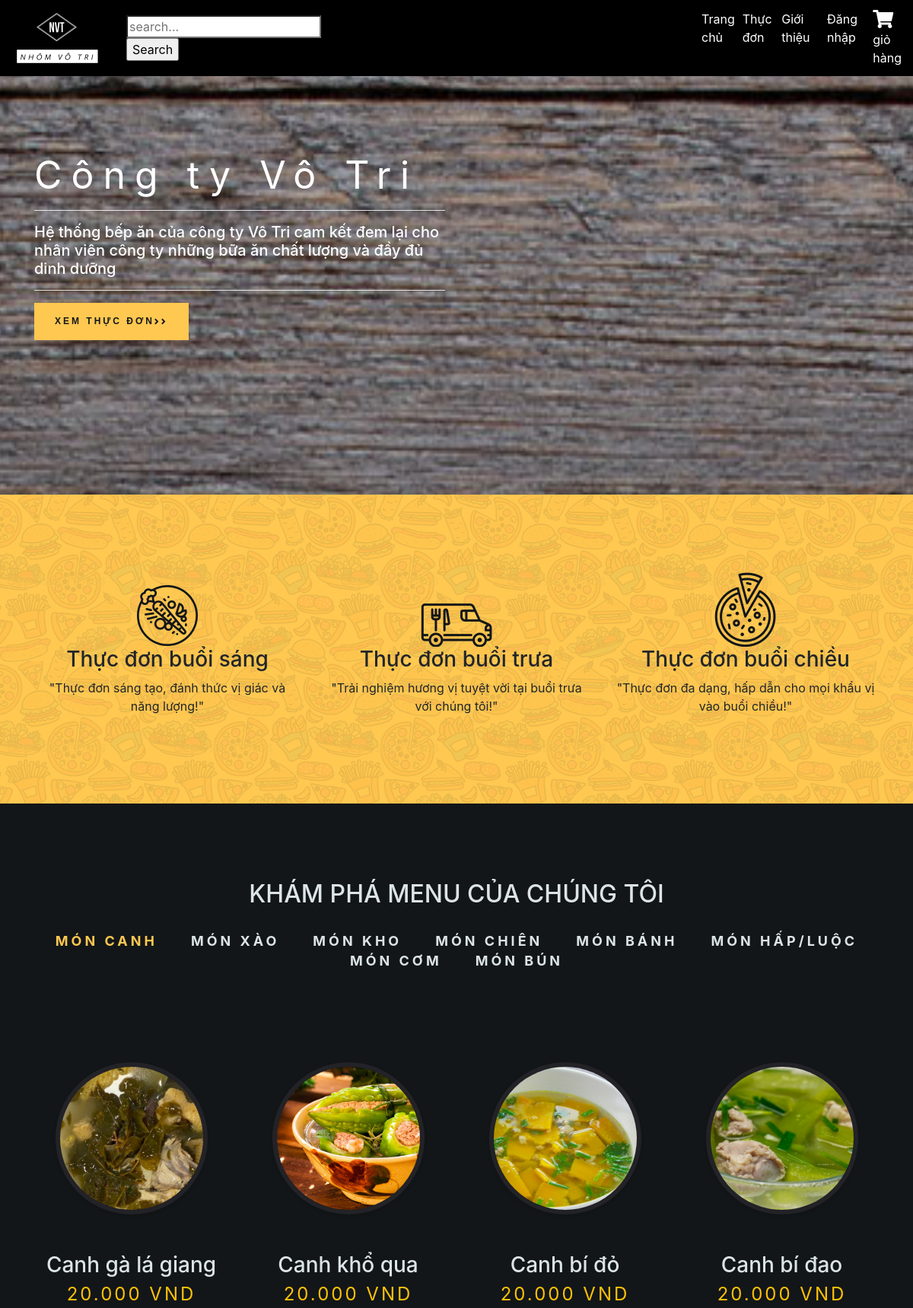
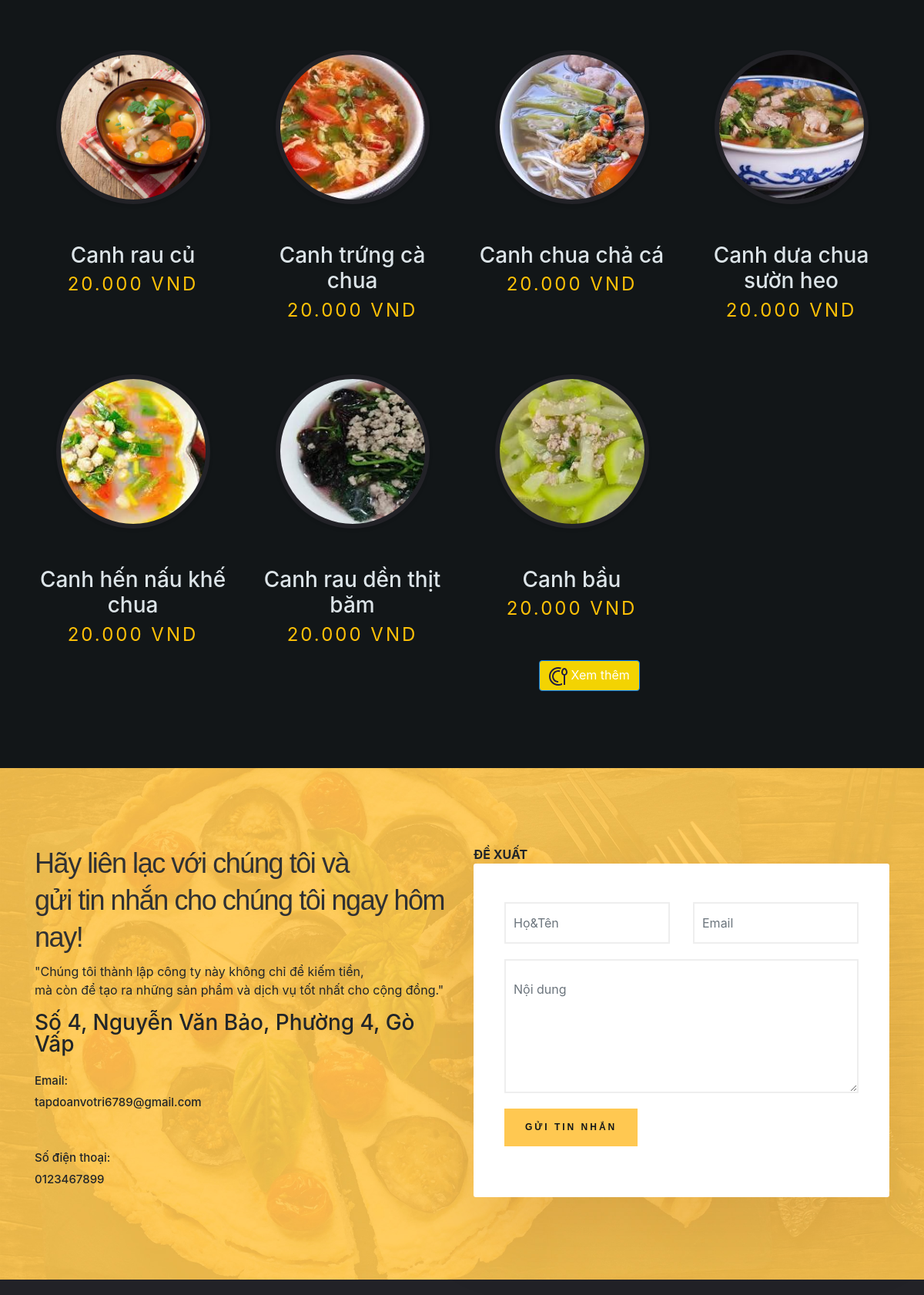
The page / (upper part) on the database its author committed (2 pictures, top to bottom).
### tables this page shows
CREATE TABLE `loaimonan` (
  `id_loaimonan` int(2) NOT NULL,
  `tenloaimonan` varchar(50) NOT NULL
);

CREATE TABLE `monan` (
  `id_monan` int(2) NOT NULL,
  `tenmonan` varchar(50) NOT NULL,
  `mota` varchar(300) NOT NULL,
  `hinhanh` varchar(150) NOT NULL,
  `gia` int(11) NOT NULL,
  `id_loaimonan` int(2) NOT NULL
);

### View/vindex.php (the view, shortened to what this page needs)
<?php
include("Controller/cMonan.php");
?>
	<section class="home-section" id="home" style="padding:100px 0px;">
		<div class="container">
			<div class="row" style="flex-wrap: nowrap;">
				<div class="col-md-6 home-left-section">
					<div style="padding: 100px 0px; color: white;">
						<h1>
							Công ty Vô Tri
						</h1>
                        <hr>
						<h5>
							Hệ thống bếp ăn của công ty Vô Tri cam kết đem lại cho nhân viên công ty những bữa ăn chất lượng và đầy đủ dinh dưỡng
						</h5>
                        <hr>
						<div style="display: flex;">
							<a href="?mod=menus&act=list&date=<?php echo $ngay_mai ?>" class="bttn_style_2" style="display: flex;justify-content: center;align-items: center;">
								Xem Thực đơn
								<i class="fas fa-angle-right"></i><i class="fas fa-angle-right"></i>
							</a>
						</div>
					</div>
				</div>
			</div>
		</div>
	</section>
	<section class="our_qualities" style="padding:100px 0px;">
		<div class="container">
			<div class="row">
				<div class="col-md-4">
					<div class="our_qualities_column">
	                    <img src="./Design/images/quality_food_img.png" >
	                    <div class="caption">
	                        <h3>
	                            Thực đơn buổi sáng
	                        </h3>
	                        <p>
							"Thực đơn sáng tạo, đánh thức vị giác và năng lượng!"
	                        </p>
	                    </div>
	                </div>
				</div>
				<div class="col-md-4">
					<div class="our_qualities_column">
	                    <img src="./Design/images/fast_delivery_img.png" >
	                    <div class="caption">
	                        <h3>
	                            Thực đơn buổi trưa
	                        </h3>
	                        <p>
							"Trải nghiệm hương vị tuyệt vời tại buổi trưa với chúng tôi!"
	                        </p>
	                    </div>
	                </div>
				</div>
				<div class="col-md-4">
					<div class="our_qualities_column">
	                    <img src="./Design/images/original_taste_img.png" >
	                    <div class="caption">
	                        <h3>
	                            Thực đơn buổi chiều
	                        </h3>
	                        <p>
							"Thực đơn đa dạng, hấp dẫn cho mọi khẩu vị vào buổi chiều!"
	                        </p>
	                    </div>
	                </div>
				</div>
			</div>
		</div>
	</section>
	<section class="our_menus" id="menus">
		<div class="container">
			<h2 style="text-align: center;margin-bottom: 30px">KHÁM PHÁ MENU CỦA CHÚNG TÔI</h2>
			<div class="menus_tabs">
				<div class="menus_tabs_picker">
					<ul style="text-align: center;margin-bottom: 70px">
						<?php
	                        $stmt = $con->prepare("Select * from loaimonan");
	                        $stmt->execute();
	                        $rows = $stmt->fetchAll();
	                        $x = 0;
							foreach ($rows as $row) {
								if ($x == 0) {
									echo "<li class = 'menu_category_name tab_category_links active_category' onclick=showCategoryMenus(event,'".str_replace(' ', '', $row['tenloaimonan'])."')>";
									echo $row['tenloaimonan'];
									echo "</li>";
								} else {
									echo "<li class = 'menu_category_name tab_category_links' onclick=showCategoryMenus(event,'".str_replace(' ', '', $row['tenloaimonan'])."')>";
									echo $row['tenloaimonan'];
									echo "</li>";
								}
								$x++;
							}
						?>
					</ul>
				</div>
				<div class="menus_tab">
					<?php
                        $stmt = $con->prepare("Select * from loaimonan");
                        $stmt->execute();
                        $rows = $stmt->fetchAll();
                        $i = 0;
                        foreach($rows as $row)
                        {
                            if($i == 0)
                            {
                                echo '<div class="menu_item  tab_category_content" id="'.str_replace(' ', '', $row['tenloaimonan']).'" style=display:block>';
                                    $stmt_menus = $con->prepare("Select * from monan where id_loaimonan = ?");
                                    $stmt_menus->execute(array($row['id_loaimonan']) );
                                    $rows_menus = $stmt_menus->fetchAll();
                                    echo "<div class='row'>";
	                                    foreach($rows_menus as $menu)
	                                    {
	                                        ?>
	                                            <div class="col-md-4 col-lg-3 menu-column">
													<a href="?act=menus">
	                                                <div class="thumbnail" style="cursor:pointer">
	                                                    <?php $source = "Design/image/".$menu['hinhanh']; ?>
	                                                    <div class="menu-image">
													        <div class="image-preview">
													            <div style="background-image: url('<?php echo $source; ?>');"></div>
													        </div>
													    </div>
													</a>
	                                                    <div class="caption">
	                                                        <h3>
	                                                            <?php echo $menu['tenmonan'];?>
	                                                        </h3>
	                                                        <span class="menu_price text-warning" >
	                                                        	<?php echo number_format($menu['gia'], 0, ',', '.') . " VND"; ?>
	                                                        </span>
	                                                    </div>
													</div>
	                                            </div>
	                                        <?php
	                                    }
                            }
                            $i++;
                        }
                    ?>
          <a href="?mod=menus&act=list&date=<?php echo $ngay_mai ?>" style="color: black;">
            <button class="btn btn-primary btn-icon" style="margin-left: 700px ;background-color: #F3D302">
              <img src="./Design/images/menu.svg" alt="menu icon">
              Xem thêm
            </button>
          </a>
	</section>
	<section class="contact-section" id="contact">
        <div class="container">
            <div class="row">
                <div class="col-lg-6 sm-padding">
                    <div class="contact-info">
                        <h2>
						Hãy liên lạc với chúng tôi và
							<br>gửi tin nhắn cho chúng tôi ngay hôm nay!
                        </h2>
                        <p>
						"Chúng tôi thành lập công ty này không chỉ để kiếm tiền,
						 <br> mà còn để tạo ra những sản phẩm và dịch vụ tốt nhất cho cộng đồng."
                        </p>
                        <h3>
                            Số 4, Nguyễn Văn Bảo, Phường 4, Gò Vấp
                        </h3>
                        <h4>
                            <span>Email:</span>
                            <p>tapdoanvotri6789@gmail.com</p>
                            <br>
                            <span>Số điện thoại:</span>
                            <p>0123467899</p>
                        </h4>
                    </div>
                </div>
                <div class="col-lg-6 sm-padding">
				<b>ĐỀ XUẤT</b>
                    <div class="contact-form">
                        <div id="contact_ajax_form" class="contactForm">
                            <div class="form-group colum-row row">
                                <div class="col-sm-6">
                                    <input type="text" id="contact_name" name="name" oninput="document.getElementById('invalid-name').innerHTML = ''" onkeyup="this.value=this.value.replace(/[^\sa-zA-Z]/g,'');" class="form-control" placeholder="Họ&Tên">
                                </div>
                                <div class="col-sm-6">
                                    <input type="email" id="contact_email" name="email" oninput="document.getElementById('invalid-email').innerHTML = ''" class="form-control" placeholder="Email">
                                </div>
                            </div>
                            <div class="form-group row">
                                <div class="col-md-12">
                                    <textarea id="contact_message" name="Nội dung" oninput="document.getElementById('invalid-message').innerHTML = ''" cols="30" rows="5" class="form-control message" placeholder="Nội dung"></textarea>
                                </div>
                            </div>
                            <div class="form-group row">
                                <div class="col-md-12">
                                    <button id="contact_send" class="bttn_style_2">Gửi tin nhắn </button>
                                </div>
                            </div>
                        </div>
                    </div>
                </div>
            </div>
        </div>
    </section>
    <section class="widget_section" style="background-color: #222227;padding: 100px 0;">
    </section>

### Design/css/main.css (style rules this page uses)
a, a:hover { text-decoration: none !important; }
ul { display: block; list-style: none; padding: 0; margin: 0; }
hr { margin-top: 1rem; margin-bottom: 1rem; background: white; border: 3px; border-top: 3px solid rgba(0,0,0,.1); }
html { scroll-behavior: smooth; }
body { font-family: 'Roboto', sans-serif; font-size: 16px; line-height: 28px; font-weight: 300; }
.home-section { background: url(../images/home_bg.jpg); background-position: center; background-repeat: no-repeat; background-size: cover; height: 650px; background-attachment: fixed; }
.bttn_style_2 { font-family: "Work Sans",sans-serif; letter-spacing: 3px; background-color: #ffc851; color: rgb(18, 22, 24); line-height: 45px; display: inline-block; padding: 0 25px; border-radius: 0; font-size: 12px; text-transform: uppercase; font-weight: 600; position: relative; border: 2px solid #ffc851; overflow: hidden; z-index: 1; -webkit-transition: color 0.4s cubic-bezier(0.4, 0, 0.2, 1); -moz-transition: color 0.4s cubic-bezier(0.4, 0, 0.2, 1); -ms-transition: color 0.4s cubic-bezier(0.4, 0, 0.2, 1); -o-transition: color 0.4s cubic-bezier(0.4, 0, 0.2, 1); transition: color 0.4s cubic-bezier(0.4, 0, 0.2, 1); }
.bttn_style_2:before { content: ""; position: absolute; top: 0; left: 0; bottom: 0; right: 0; background: #222227; -webkit-transform-origin: right center; -moz-transform-origin: right center; -ms-transform-origin: right center; transform-origin: right center; -webkit-transform: scale(0, 1); -moz-transform: scale(0, 1); -ms-transform: scale(0, 1); -o-transform: scale(0, 1); transform: scale(0, 1); -webkit-transition: -webkit-transform 0.4s cubic-bezier(0.4, 0, 0.2, 1); -moz-transition: -moz-transform 0.4s cubic-bezier(0.4, 0, 0.2, 1); -ms-transition: -ms-transform 0.4s cubic-bezier(0.4, 0, 0.2, 1); -o-transition: -o-transform 0.4s cubic-bezier(0.4, 0, 0.2, 1); transition: transform 0.4s cubic-bezier(0.4, 0, 0.2, 1); z-index: -1; }
.home-section h1 { color: rgb(255, 255, 255); white-space: nowrap; letter-spacing: 12px; font-weight: 400; font-size: 50px; }
.our_qualities { background: url(../images/our_qualities_bg.png); background-position: center; background-repeat: no-repeat; background-size: cover; }
.our_qualities_column { text-align: center; }
.thumbnail { display: block; margin-bottom: 20px; line-height: 1.42857143; background-color: #fff; -webkit-transition: border .2s ease-in-out; -o-transition: border .2s ease-in-out; transition: border .2s ease-in-out; text-align: center; background: inherit; }
.our_menus, .image-gallery { color: #dce4e8; padding: 100px 0px; background:#121618; }
.menu_category_name { display: inline-block; cursor: pointer; vertical-align: top; font-size: 18px; line-height: 26px; letter-spacing: 4px; font-weight: 700; text-transform: uppercase; margin: 0 22px; -webkit-transition: all .3s; transition: all .3s; }
.tab_category_content { display: none; }
.active_category { color: #ffc851; }
.menu-image { position: relative; max-width: 200px; margin: 50px auto; }
.menu-image .image-preview { width: 200px; height: 200px; position: relative; border-radius: 100%; border: 6px solid #222227; box-shadow: 0px 2px 4px 0px rgba(0, 0, 0, 0.1); }
.menu-image .image-preview > div { width: 100%; height: 100%; border-radius: 100%; background-size: cover; background-repeat: no-repeat; background-position: center; }
.menu_price { font-size: 24px; line-height: 26px; letter-spacing: 3px; display: block; }
.contact-section { padding: 100px; background-image: url('../images/back_3.jpg'); background-position: center; background-repeat: no-repeat; background-size: cover; }
.contact-section { padding:100px 0px; }
.contact-info h2 { font-size: 36px; color: #303133; margin: 0 0 8px; font-weight: 400; line-height: 48px; letter-spacing: -0.04em; font-family: 'Prata', sans-serif; }
.contact-info h3 { line-height: 28px; margin-bottom: 20px; }
.contact-info h4 { font-size: 15px; line-height: 28px; }
.contact-form { background-color: #fff; padding: 50px 40px; -webkit-box-shadow: 0px 50px 100px 0px rgba(64, 1, 4, 0.1), 0px -6px 0px 0px rgba(248, 99, 107, 0.004); box-shadow: 0px 50px 100px 0px rgba(64, 1, 4, 0.1), 0px -6px 0px 0px rgba(248, 99, 107, 0.004); border-radius: 3px; }
.contact-form .form-control { background-color: #fff; border-radius: 0; padding: 25px 10px; box-shadow: none; border: 2px solid #eee; }

### rows shown on the page
loaimonan: tenloaimonan "MÓN CANH"
loaimonan: tenloaimonan "MÓN XÀO"
loaimonan: tenloaimonan "MÓN KHO"
loaimonan: tenloaimonan "MÓN CHIÊN"
loaimonan: tenloaimonan "MÓN BÁNH"
loaimonan: tenloaimonan "MÓN HẤP/LUỘC"
loaimonan: tenloaimonan "MÓN CƠM"
loaimonan: tenloaimonan "MÓN BÚN"
monan: hinhanh (picture), tenmonan "Canh gà lá giang", gia "20.000"
monan: hinhanh (picture), tenmonan "Canh khổ qua", gia "20.000"
monan: hinhanh (picture), tenmonan "Canh bí đỏ", gia "20.000"
monan: hinhanh (picture), tenmonan "Canh bí đao", gia "20.000"
monan: hinhanh (picture), tenmonan "Canh rau củ", gia "20.000"
monan: hinhanh (picture), tenmonan "Canh trứng cà chua", gia "20.000"
monan: hinhanh (picture), tenmonan "Canh chua chả cá", gia "20.000"
monan: hinhanh (picture), tenmonan "Canh dưa chua sườn heo", gia "20.000"
monan: hinhanh (picture), tenmonan "Canh hến nấu khế chua", gia "20.000"
monan: hinhanh (picture), tenmonan "Canh rau dền thịt băm", gia "20.000"
monan: hinhanh (picture), tenmonan "Canh bầu", gia "20.000"
